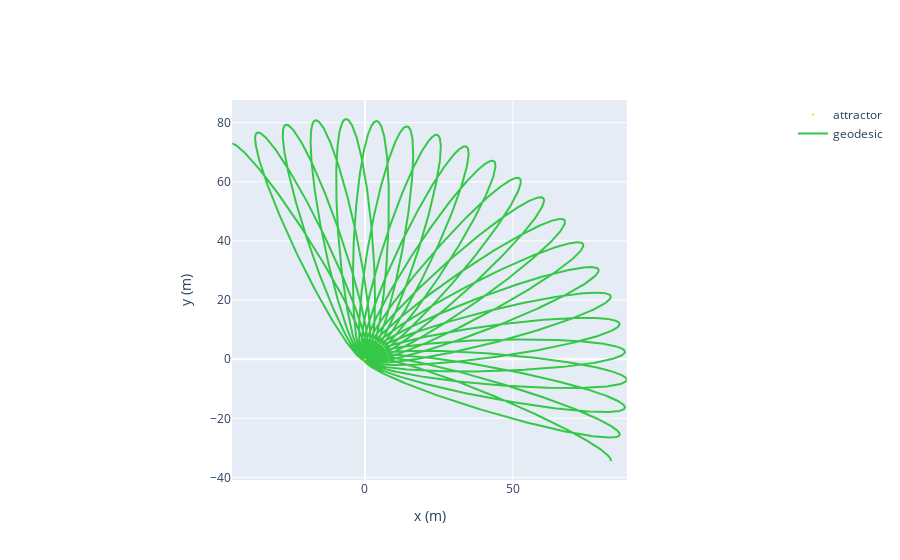

Notebook cell for this chart:
### Code cell
sph_obj1 = SphericalDifferential(90*u.m, 0.5*np.pi/2*u.rad, -np.pi/8*u.rad,
                                0*u.m/u.s, 1000*u.rad/u.s, 1900*u.rad/u.s)
Attractor1 = Body(name="BH", mass=6e24 * u.kg, parent=None, R=500*u.m, differential=sph_obj1)

Attractor = Body(name="BH", mass=6e24 * u.kg, parent=Attractor1)
sph_obj = SphericalDifferential(90*u.m, np.pi/2*u.rad, -np.pi/8*u.rad,
                                0*u.m/u.s, 1000*u.rad/u.s, 1900*u.rad/u.s)

Object = Body(differential=sph_obj, parent=Attractor)
geodesic = Geodesic(body=Object, time=0 * u.s, end_lambda=0.002, step_size=5e-8)

obj = GeodesicPlotter()
obj.plot(geodesic)
obj.show()

### Figure 1 — Plotly figure (JSON) as saved in the notebook; plotly's stock layout.template omitted (floating-point values rounded to 4 significant figures; data arrays with more than 128 entries replaced by an {"elided": "..."} marker saying what was removed)
{"data": [{"marker": {"color": "#ffcc00", "size": 0}, "mode": "markers", "name": "attractor", "type": "scatter", "x": [0], "y": [0]}, {"marker": {"color": "#35c847", "line": {"width": 2}, "size": 5}, "mode": "lines", "name": "geodesic", "type": "scatter", "x": {"elided": "9347 float values"}, "y": {"elided": "9347 float values"}}], "layout": {"autosize": true, "shapes": [{"fillcolor": "#ffcc00", "line": {"width": 0}, "type": "circle", "x0": -0.3276, "x1": 0.3276, "xref": "x", "y0": -0.3276, "y1": 0.3276, "yref": "y"}], "xaxis": {"constrain": "domain", "title": {"text": "x (m)"}}, "yaxis": {"scaleanchor": "x", "title": {"text": "y (m)"}}}}
